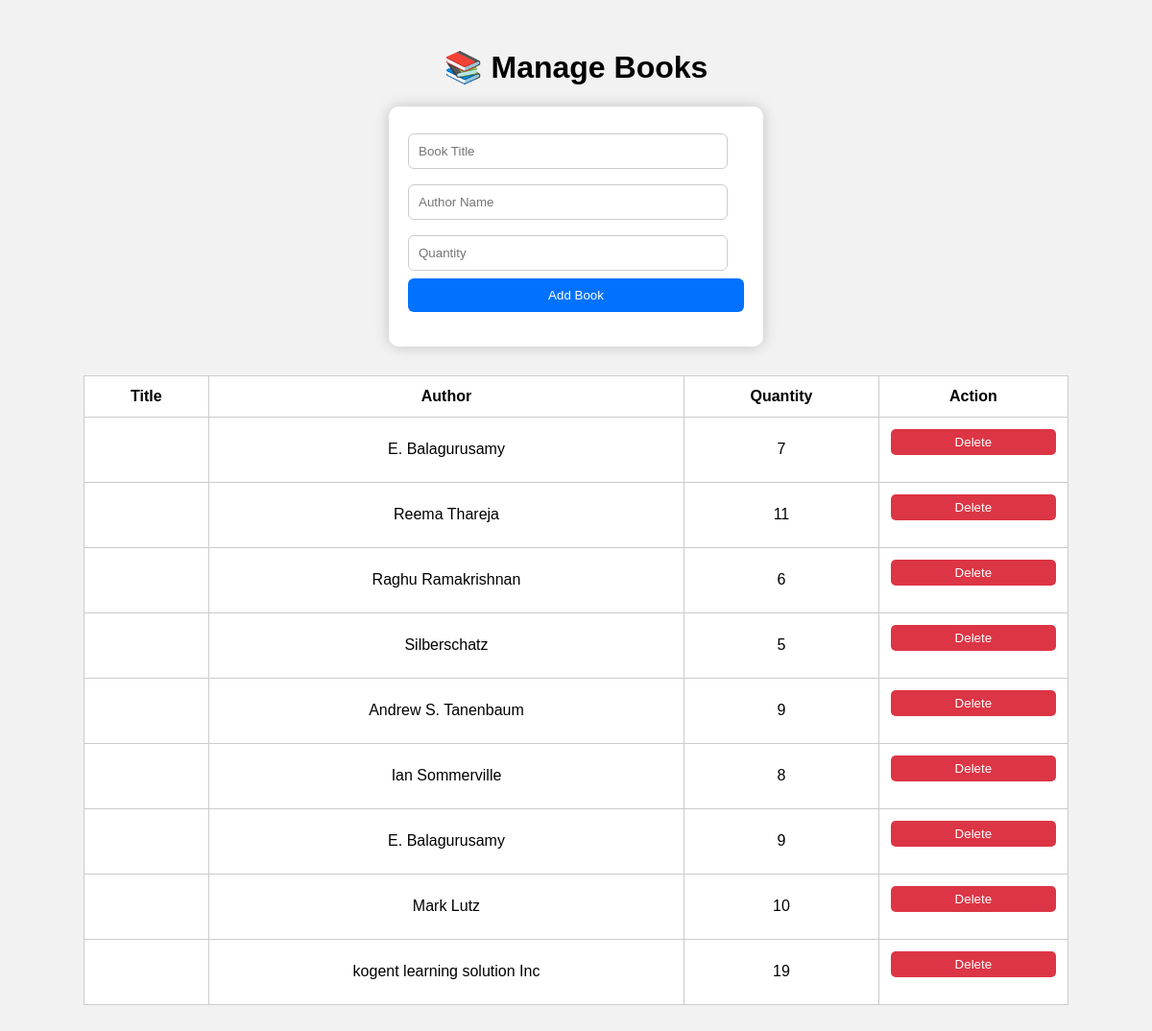
The page /books.php on the database its author committed.
### tables this page shows
CREATE TABLE `books` (
  `book_id` int(11) NOT NULL,
  `book_name` varchar(150) NOT NULL,
  `author` varchar(100) NOT NULL,
  `quantity` int(11) NOT NULL
);

### books.php (the view, shortened to what this page needs)
<?php
include '../db.php';
?>
<html>
<head>
</head>
<body>
<div class="container">
<h1 align="center">📚 Manage Books</h1>
<div class="form-box">
<form method="post">
<input type="text" name="title" placeholder="Book Title" required>
<input type="text" name="author" placeholder="Author Name" required>
<input type="number" name="qty" placeholder="Quantity" required>
<button name="add">Add Book</button>
</form>
</div>
<table>
<tr>
<th>Title</th>
<th>Author</th>
<th>Quantity</th>
<th>Action</th>
</tr>
<?php
$b = mysqli_query($conn,"SELECT * FROM books");
while($row = mysqli_fetch_assoc($b)){
echo "<tr>
<td>{$row['title']}</td>
<td>{$row['author']}</td>
<td>{$row['quantity']}</td>
<td>
<form method='post'>
<input type='hidden' name='id' value='{$row['id']}'>
<button name='delete' class='delete'>Delete</button>
</form>
</td>
</tr>";
}
?>
</table>
</div>
</body>
</html>

### books.php (style rules this page uses)
body { font-family:Arial; background:#f2f2f2; margin:0; }
.container { padding:30px; }
.form-box { background:white; padding:20px; width:350px; margin:auto; border-radius:10px; box-shadow:0 0 15px rgba(0,0,0,0.2); }
input { width:95%; padding:10px; margin:8px 0; border-radius:6px; border:1px solid #ccc; }
button { padding:10px; background:#0072ff; color:white; border:none; border-radius:6px; cursor:pointer; width:100%; }
table { width:90%; background:white; border-collapse:collapse; margin:30px auto; }
th,td { padding:12px; border:1px solid #ccc; text-align:center; }
.delete { background:#dc3545; color:white; padding:6px 12px; border:none; border-radius:5px; cursor:pointer; }

### rows shown on the page
books: author "E. Balagurusamy", quantity "7"
books: author "Reema Thareja", quantity "11"
books: author "Raghu Ramakrishnan", quantity "6"
books: author "Silberschatz", quantity "5"
books: author "Andrew S. Tanenbaum", quantity "9"
books: author "Ian Sommerville", quantity "8"
books: author "E. Balagurusamy", quantity "9"
books: author "Mark Lutz", quantity "10"
books: author "kogent learning solution Inc", quantity "19"
